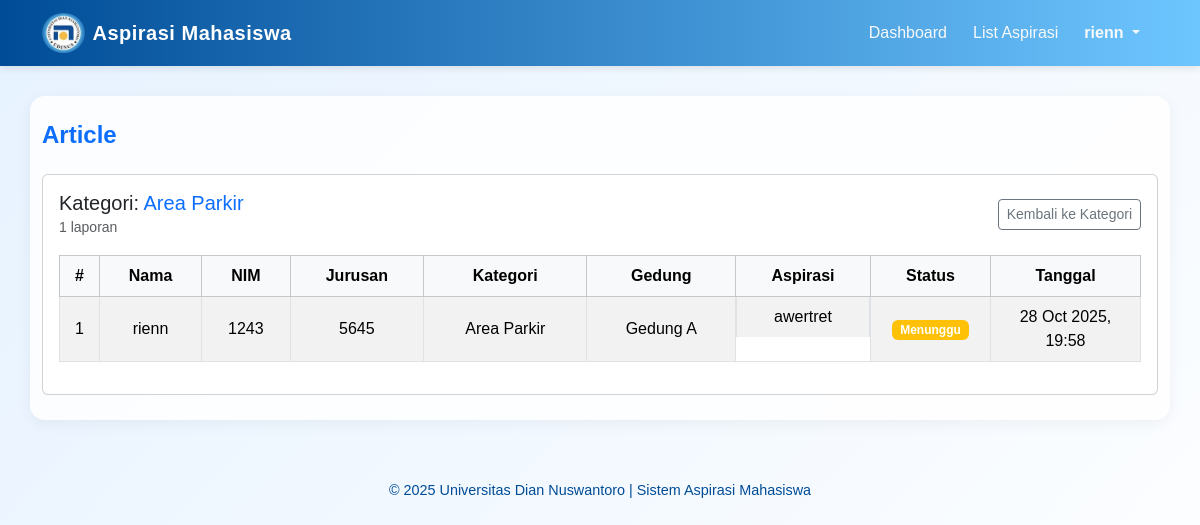
Screenshot of /admin.php?page=article&category_id=4 (signed in) with the database file from the repository.
### tables this page shows
CREATE TABLE `aspirasi` (
  `id` int(11) NOT NULL,
  `nama` varchar(100) NOT NULL,
  `nim` varchar(15) NOT NULL,
  `jurusan` varchar(50) DEFAULT NULL,
  `kategori_id` int(11) NOT NULL,
  `gedung_id` int(11) NOT NULL,
  `isi_aspirasi` text NOT NULL,
  `status` enum('Menunggu','Diproses','Selesai') DEFAULT 'Menunggu',
  `is_flagged` tinyint(1) NOT NULL DEFAULT 0 COMMENT '0=Normal, 1=Di-flag oleh Monitor',
  `tanggal` timestamp NOT NULL DEFAULT current_timestamp()
);

CREATE TABLE `kategori` (
  `id` int(11) NOT NULL,
  `nama_kategori` varchar(100) NOT NULL,
  `divisi_lama` varchar(100) DEFAULT NULL COMMENT 'Data divisi dari sistem lama'
);

CREATE TABLE `gedung` (
  `id` int(11) NOT NULL,
  `nama_gedung` varchar(100) NOT NULL
);

### article.php (the view, shortened to what this page needs)
<?php
include "koneksi.php";
$role = $_SESSION['role'] ?? 'mahasiswa';
$whereAdminScope = "1";
$visibleKategori = [];
$sqlKat = "
    SELECT DISTINCT k.id, k.nama_kategori
    FROM kategori k
    LEFT JOIN aspirasi a ON a.kategori_id = k.id
    WHERE $whereAdminScope
    ORDER BY k.nama_kategori
";
if ($role === 'mahasiswa') {
     $sqlKat = "
        SELECT DISTINCT k.id, k.nama_kategori
        FROM kategori k
        JOIN aspirasi a ON a.kategori_id = k.id
        WHERE 1
        ORDER BY k.nama_kategori
    ";
}
$resKat = $koneksi->query($sqlKat);
if ($resKat) {
    while($row = $resKat->fetch_assoc()) {
        $visibleKategori[$row['id']] = $row['nama_kategori'];
    }
}
$counts = array_fill_keys(array_keys($visibleKategori), 0);
if (!empty($counts)) {
    $kat_ids_string = implode(',', array_keys($counts));
    $whereCount = "a.kategori_id IN ($kat_ids_string)";
    $sqlCount = "
        SELECT a.kategori_id, COUNT(a.id) AS cnt
        FROM aspirasi a
        WHERE $whereCount
        GROUP BY a.kategori_id
    ";
    $resCount = $koneksi->query($sqlCount);
    if ($resCount) {
        while ($r = $resCount->fetch_assoc()) {
            if (isset($counts[$r['kategori_id']])) {
                $counts[$r['kategori_id']] = (int)$r['cnt'];
            }
        }
    }
}
$selectedCategoryId = isset($_GET['category_id']) ? (int)$_GET['category_id'] : 0;
$sqlList = "";
$whereList = $whereAdminScope;
if ($selectedCategoryId > 0) {
    if ($role === 'admin') {
        $whereList = "($whereList) AND a.kategori_id = $selectedCategoryId";
    } else {
        $whereList = "a.kategori_id = $selectedCategoryId";
    }
    $sqlList = "
        SELECT a.*, k.nama_kategori, g.nama_gedung, a.is_flagged
        FROM aspirasi a
        JOIN kategori k ON a.kategori_id = k.id
        JOIN gedung g ON a.gedung_id = g.id
        WHERE $whereList
        ORDER BY a.is_flagged DESC, a.tanggal DESC
    ";
}
$resList = false;
$error = '';
if (!empty($sqlList)) {
    $resList = $koneksi->query($sqlList);
}
?>
<div class="card">
  <div class="card-body">
    <?php if ($selectedCategoryId === 0): ?>
      <div class="mb-4">
        <h5 class="fw-semibold">
            <?php if ($role === 'admin'): ?>
                Kategori Aspirasi (Sesuai Scope Anda)
            <?php else: ?>
                Kategori Aspirasi
            <?php endif; ?>
        </h5>
        <div class="row g-3">
          <?php if (empty($visibleKategori)): ?>
            <div class="col-12">
              <div class="alert alert-warning">
                <?php if ($role === 'admin'): ?>
                    Tidak ada aspirasi yang sesuai dengan penugasan Anda.
                <?php else: ?>
                    Belum ada aspirasi yang masuk.
                <?php endif; ?>
              </div>
            </div>
          <?php else: ?>
            <?php foreach ($visibleKategori as $kat_id => $kat_nama): ?>
              <div class="col-6 col-md-3">
                <a href="admin.php?page=article&category_id=<?= $kat_id ?>" class="text-decoration-none">
                  <div class="border rounded p-3 h-100 shadow-sm" style="background:#ffffff;">
                    <div class="d-flex justify-content-between align-items-start">
                      <div>
                        <div class="fw-semibold"><?= htmlspecialchars($kat_nama) ?></div>
                        <div class="small text-muted">Klik untuk lihat detail</div>
                      </div>
                      <div class="text-end">
                        <span class="badge bg-primary rounded-pill" style="font-size:0.9rem;"><?= $counts[$kat_id] ?? 0 ?></span>
                      </div>
                    </div>
                  </div>
                </a>
              </div>
            <?php endforeach; ?>
          <?php endif; ?>
        </div>
      </div>
    <?php else: ?>
      <div class="d-flex justify-content-between align-items-center mb-3">
        <div>
          <h5 class="mb-0">Kategori: <span class="text-primary"><?= htmlspecialchars($visibleKategori[$selectedCategoryId]) ?></span></h5>
          <small class="text-muted">
            <?php if ($role === 'admin'): ?>
                <?= ($counts[$selectedCategoryId] ?? 0) ?> laporan (sesuai scope Anda)
            <?php else: ?>
                <?= ($counts[$selectedCategoryId] ?? 0) ?> laporan
            <?php endif; ?>
          </small>
        </div>
        <div>
          <a href="admin.php?page=article" class="btn btn-outline-secondary btn-sm">Kembali ke Kategori</a>
        </div>
      </div>
      <div class="table-responsive">
        <?php if ($error): ?>
          <div class="alert alert-danger">Query error: <?= htmlspecialchars($error) ?></div>
        <?php else: ?>
          <table class="table table-bordered table-striped table-hover align-middle">
            <thead>
              <tr class="table-light text-center">
                <th style="width:40px">#</th>
                <th>Nama</th>
                <th>NIM</th>
                <th>Jurusan</th>
                <th>Kategori</th>
                <th>Gedung</th>
                <th>Aspirasi</th>
                <th style="width:120px">Status</th>
                <th style="width:150px">Tanggal</th>
              </tr>
            </thead>
            <tbody>
              <?php
              if ($resList && $resList->num_rows > 0):
                $i = 1;
                while ($row = $resList->fetch_assoc()):
              ?>
                <tr>
                  <td class="text-center"><?= $i++ ?></td>
                  <td class="text-center"><?= htmlspecialchars($row['nama']) ?></td>
                  <td class="text-center"><?= htmlspecialchars($row['nim']) ?></td>
                  <td class="text-center"><?= htmlspecialchars($row['jurusan']) ?></td>
                  <td class="text-center"><?= htmlspecialchars($row['nama_kategori']) ?></td>
                  <td class="text-center"><?= htmlspecialchars($row['nama_gedung']) ?></td>
                  <td style="max-width:380px; display: flex; flex-direction: column; justify-content: center; align-items: center;">
                      <?= htmlspecialchars($row['isi_aspirasi']) ?>
                  </td>
                  <td class="text-center">
                    <?php
                    $badge = 'secondary';
                    if ($row['status'] === 'Menunggu') $badge = 'warning';
                    ?>
                    <span class="badge bg-<?= $badge ?>"><?= htmlspecialchars($row['status']) ?></span>
                  </td>
                  <td class="text-center"><?= htmlspecialchars(date('d M Y, H:i', strtotime($row['tanggal']))) ?></td>
                </tr>
              <?php endwhile; endif; ?>
            </tbody>
          </table>
        <?php endif; ?>
      </div>
    <?php endif; ?>
  </div>
</div>

### admin.php (style rules this page uses)
:root { --biru-tua: #004c97; --biru-muda: #6ec6ff; }
body { background: linear-gradient(135deg, #e6f2ff, #ffffff); min-height: 100vh; font-family: 'Poppins', sans-serif; }

### rows the page displays
aspirasi: nama "rienn", nim "1243", jurusan "5645", kategori.nama_kategori "Area Parkir", gedung.nama_gedung "Gedung A", isi_aspirasi "awertret", status "Menunggu", tanggal "28 Oct 2025, 19:58"

### other values shown
$_SESSION['username'] "rienn"
$page "Article"
$visibleKategori[$selectedCategoryId] "Area Parkir"
$counts[$selectedCategoryId] "1"
